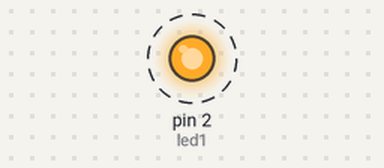
This sketch was run on a simulated Arduino Uno, built with avr-gcc and run on an emulated ATmega328P. On the bench: output pins drawn as LEDs (lit = HIGH). Dashed ring = blinking.

Above: at 0.05 s.
Timing chart, 0 to 3.0 s (numbered marks = the images above):
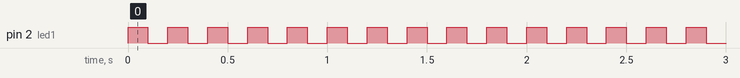

Measured:
- by itself, pin 2 (led1): alternates HIGH for 0.10 s and LOW for 0.10 s

The sketch:

led_1_blink.ino
```cpp
int led1 = 2;

void setup() {
  // put your setup code here, to run once:
  // Defining pinMode of led1
  pinMode(led1, OUTPUT);
}

void loop() {
  // put your main code here, to run repeatedly:
  digitalWrite(led1, HIGH);
  delay(100);
  digitalWrite(led1, LOW);
  delay(100);
}
```
